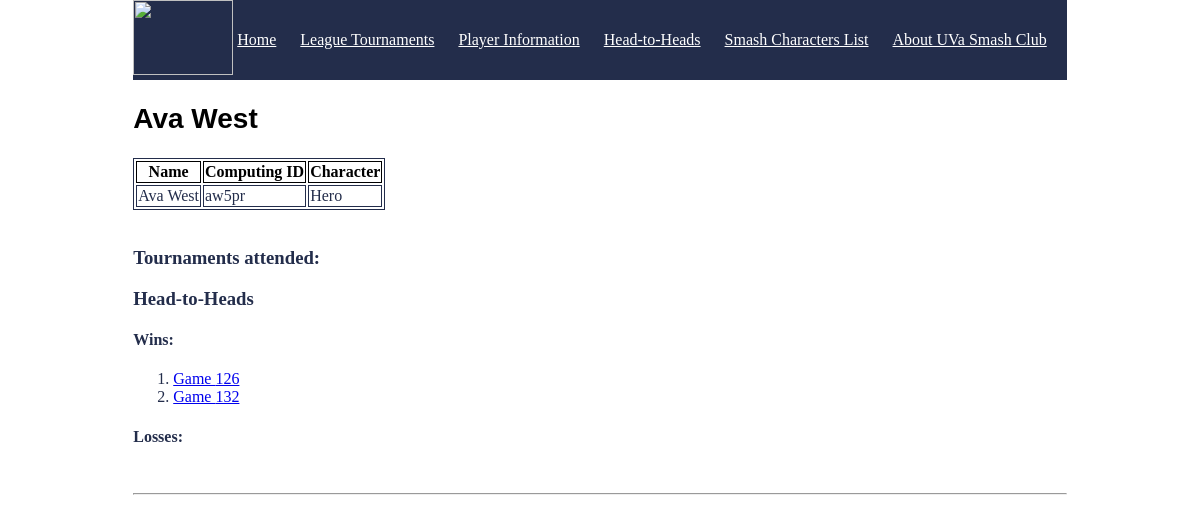
The app's page /player/aw5pr, older data.
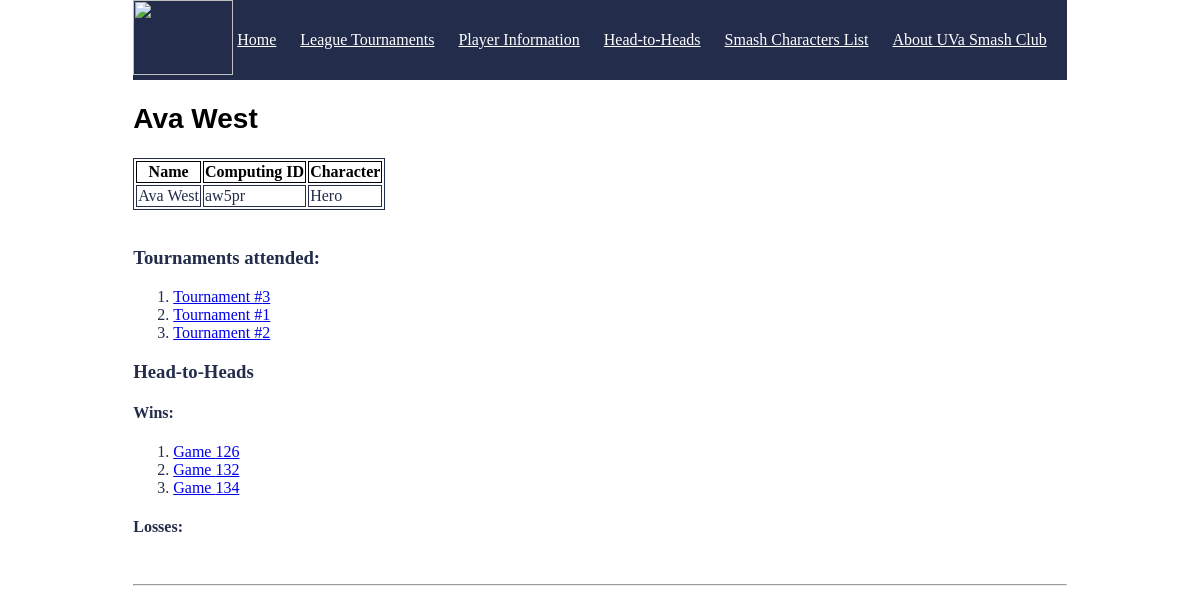
The same page, newer data.
### tables this page shows
CREATE TABLE game (
	GameID int NOT NULL,
	Duration int,
	Winner tinytext,
	Loser tinytext,
	TourneyNum int,
	PRIMARY KEY (GameID),
	FOREIGN KEY (TourneyNum) REFERENCES tournament(TourneyNum),
	FOREIGN KEY (Winner) REFERENCES player(ComputingID),
	FOREIGN KEY (Loser) REFERENCES player(ComputingID)
);

CREATE TABLE player_attendance (
	PlayerAttendanceID int NOT NULL,
	ComputingID tinytext,
	TourneyNum int,
	PRIMARY KEY (PlayerAttendanceID),
	FOREIGN KEY (ComputingID) REFERENCES player(ComputingID),
	FOREIGN KEY (TourneyNum) REFERENCES tournament(TourneyNum)
);

### run.py (the view)
@app.route("/player/<string:PlayerID>")
def player_(PlayerID):
    connection_obj = sqlite3.connect('project.db')
    cursor_obj = connection_obj.cursor()
    cursor_obj.execute(f"SELECT * FROM player WHERE ComputingID = \"{PlayerID}\" LIMIT 1")
    player_info = cursor_obj.fetchone()
    if player_info is None:
        return "player not found"
    cursor_obj.execute(f"SELECT TourneyNum FROM player_attendance WHERE ComputingID = \"{PlayerID}\"")
    attendance = cursor_obj.fetchall()
    cursor_obj.execute(f"SELECT * FROM game WHERE Winner = \"{PlayerID}\"")
    wins = cursor_obj.fetchall()
    cursor_obj.execute(f"SELECT * FROM game WHERE Loser = \"{PlayerID}\"")
    losses = cursor_obj.fetchall()
    cursor_obj.execute(f"SELECT * FROM characters WHERE CharacterNumber = ( SELECT CharacterNumber FROM player WHERE ComputingID = \"{PlayerID}\" )")
    characters = cursor_obj.fetchall()
    connection_obj.close()
    return render_template("player.html", player_info=player_info, attendance=attendance, wins=wins, losses=losses, characters=characters)#, users=users)

### templates/player.html (shortened to what this page needs)
<!DOCTYPE html>
<html>
<head>
    <link rel="stylesheet" href='/css/main.css' />
</head>
<nav class="navigation-bar">
    <img src="{{url_for('static', filename='smashLogo.png')}}"  style="width:100px;height:75px;"/>
    <a href="/" >Home</a>
    <a href="/get-tournaments" >League Tournaments</a>
    <a href="/get-players">Player Information</a>
    <a href="/get-games">Head-to-Heads</a>
    <a href="/character">Smash Characters List</a>
    <a href="/about">About UVa Smash Club</a>
</nav>
<body>
    <h2 style="color:Black;"><b>{{player_info[1]}} {{player_info[2]}}</b> </h2>
    <table>
        <tr>
            <th>Name</th>
            <th>Computing ID</th>
            <th>Character</th>
        </tr>
        <tr>
            <td>{{player_info[1]}} {{player_info[2]}}</td>
            <td>{{player_info[0]}}</td>
            <td>{{characters[0][1]}}</td>
        </tr>
    </table>
    <br/>
    <h3>Tournaments attended:</h3>
    <ol>
        {% for i in attendance %}
            <li><a href="http://127.0.0.1:5000/tournament/{{i[0]}}">Tournament #{{i[0]}} </a></li>
        {% endfor %}
    </ol>
    <h3>Head-to-Heads</h3>
    <h4>Wins:</h4>
    <ol>
    {% for i in wins %}
        <li><a href="game/{{i[0]}}"> Game {{i[0]}}</a></li>
    {% endfor %}
    </ol>
     <h4>Losses:</h4>
    <br/>
        <hr/>
</body>
</html>

Row changes from the older to the newer data that the page shows:
added player_attendance: TourneyNum "3"
added player_attendance: TourneyNum "1"
added player_attendance: TourneyNum "2"
now on this page (row edited): game: GameID "134"
